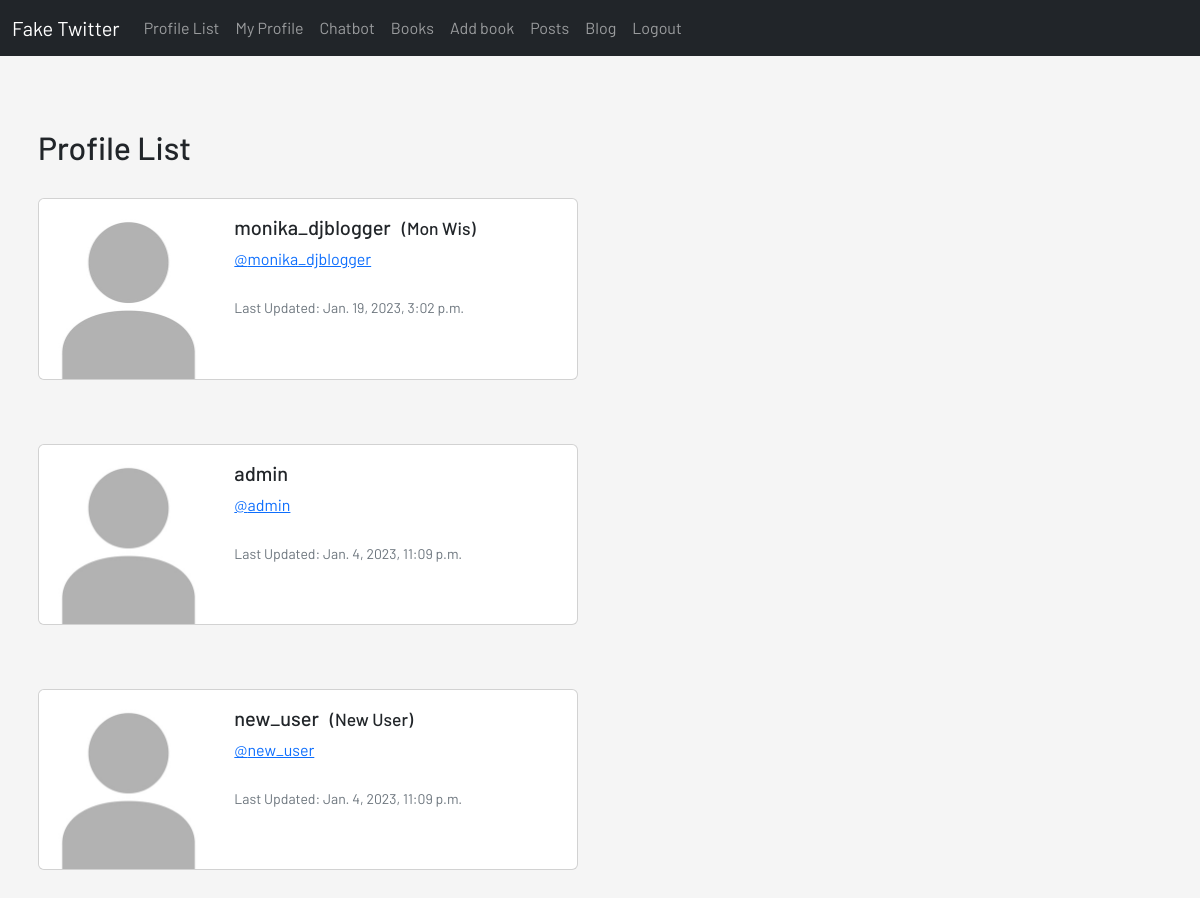
The page /profile-list/ (signed in) on the database as committed earlier.
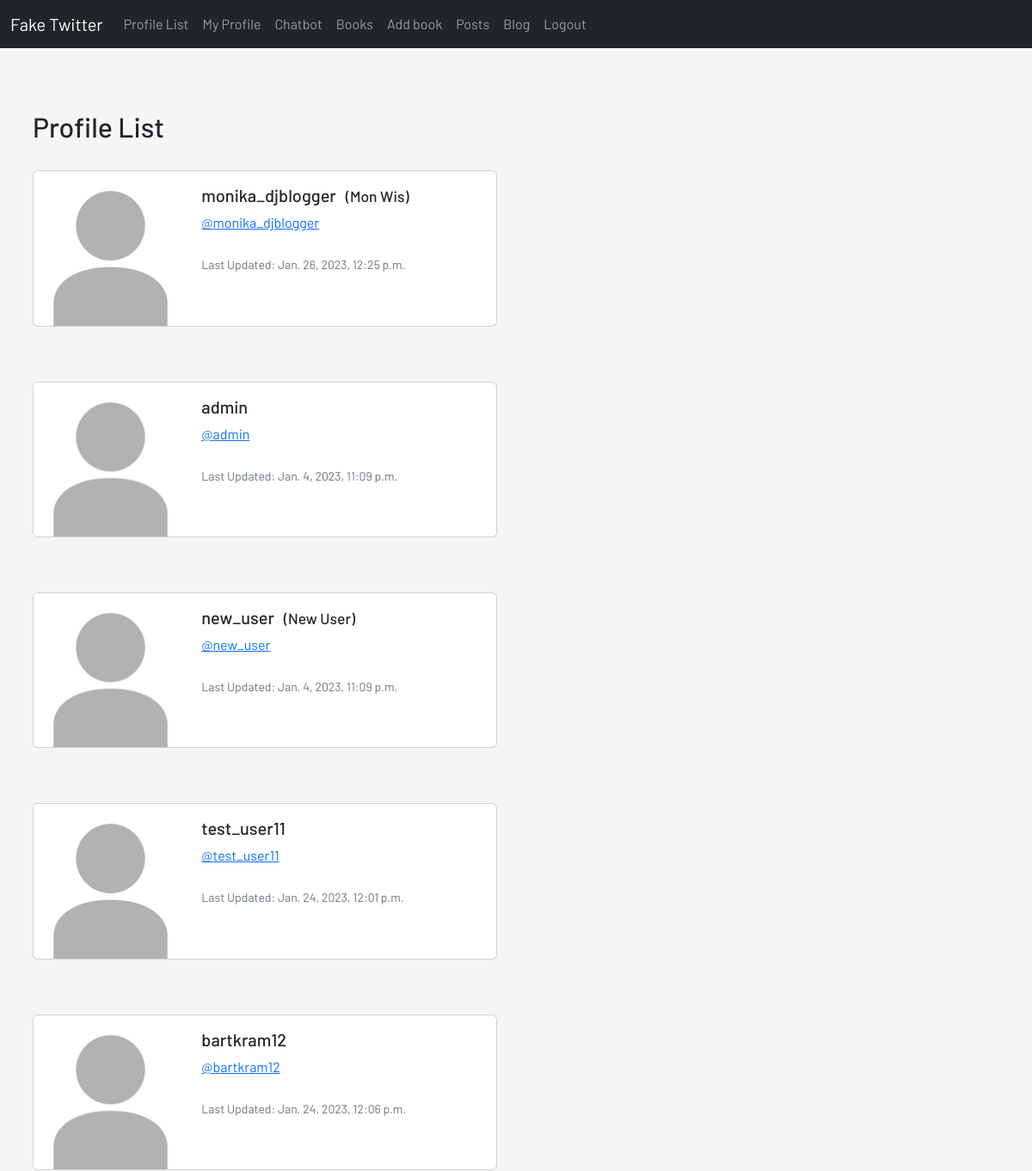
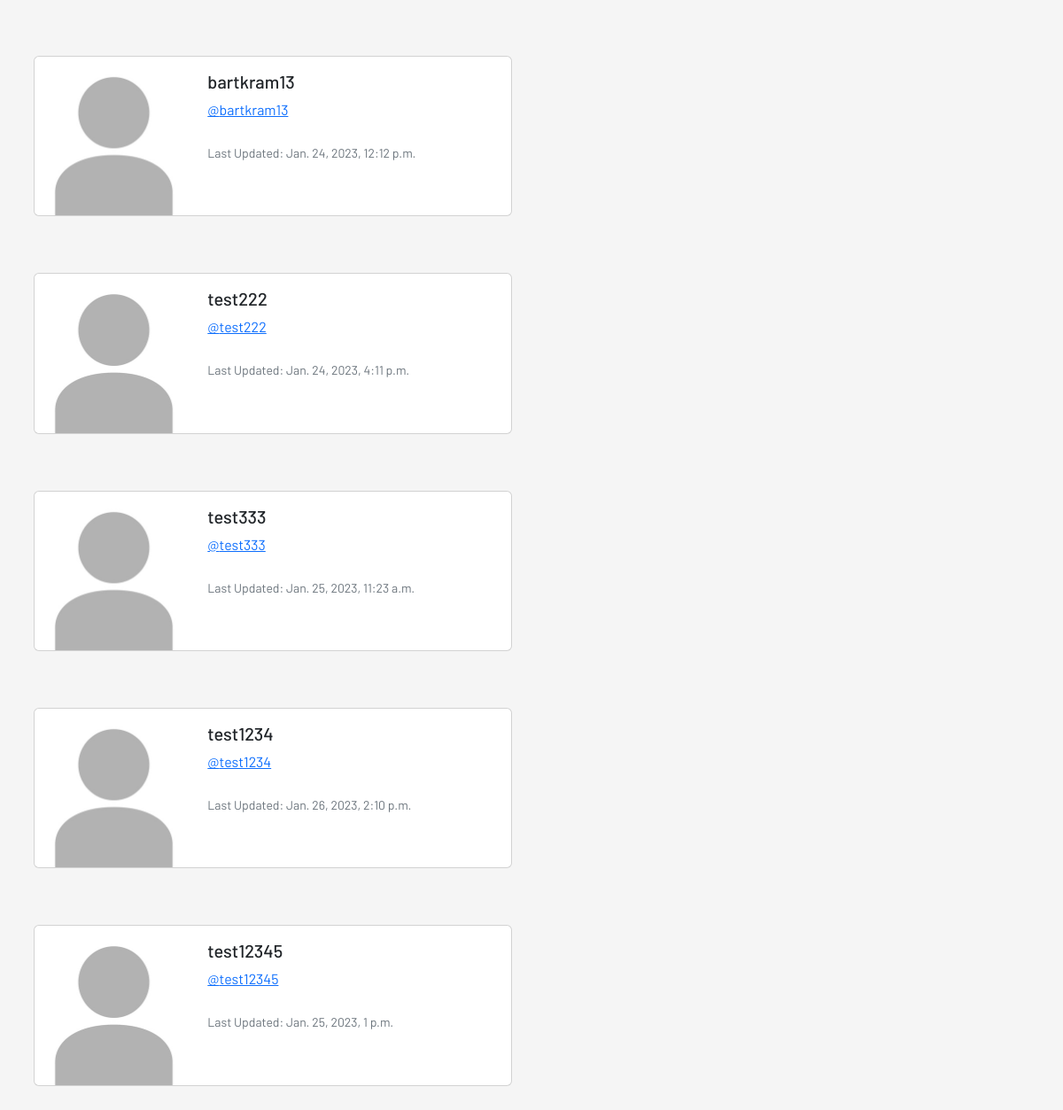
The same page on the database as committed later (2 pictures, top to bottom).
### main/models.py (models this page shows, shortened)
class Profile(models.Model):
    user = models.OneToOneField(User, on_delete=models.CASCADE)
    follows = models.ManyToManyField('self', related_name='followed_by', symmetrical=False, blank=True)
    date_modified = models.DateTimeField(User, auto_now=True)

### main/views.py (the view)
# urls.py: path('profile-list/', views.profile_list, name='profile_list'),
def profile_list(request):
    if request.user.is_authenticated:
        profiles = Profile.objects.all()
        return render(request, 'main/profile_list.html', {'profiles': profiles})
    else:
        messages.info(request, 'You Must Be Logged In To View This Page...')
        return redirect('main:home')

### main/templates/main/profile_list.html (shortened to what this page needs)
{% extends 'base.html' %}
{% load static %}
{% block template %}
    {% include 'navbar-twitter.html' %}<br/>
    <div class="border-bottom border-1 border-dark">
        <div class="container py-5 px-2">
            <h2>Profile List</h2><br/>
            {% if profiles %}
                {% for profile in profiles %}
                    <div class="card mb-3" style="max-width: 540px;">
                        <div class="row g-0">
                            <div class="col-md-4">
                                <img src="{% static 'images/default_profile_img.jpg' %}" class="img-fluid rounded-start" alt="profile-img"></div>
                            <div class="col-md-8">
                                <div class="card-body">
                                    <h5 class="card-title">{{ profile.user.username }}
                                        {% if profile.user.first_name and profile.user.last_name %}
                                            <small>&nbsp;&nbsp;({{ profile.user.first_name|capfirst }} {{ profile.user.last_name|capfirst }})</small><br/>
                                        {% endif %}
                                    </h5>
                                    <a href="{% url 'main:profile' profile.user.id %}" class="card-text">@{{ profile.user.username|lower }}</a>
                                    <br/><br/>
                                    <p class="card-text"><small class="text-muted">Last Updated: {{ profile.date_modified }}</small></p>
                                </div>
                            </div>
                        </div>
                    </div>
                    <br/><br/>
                {% endfor %}
            {% endif %}
        </div>
    </div>
{% endblock %}

### templates/base.html (shortened to what this page needs)
{% load static %}
{% load tag_cloud %}
<!DOCTYPE html>
<html lang="en">
<head>
    <link href="https://cdn.jsdelivr.net/npm/bootstrap@5.2.3/dist/css/bootstrap.min.css" rel="stylesheet"
>
    <link href="{% static "css/main.css" %}" rel="stylesheet">
</head>
<body>
{% block template %}{% endblock %}
</body>
</html>

### templates/navbar-twitter.html (shortened to what this page needs)
<nav class="navbar navbar-expand-lg navbar-dark bg-dark">
  <div class="container-fluid">
    <a class="navbar-brand" href="{% url 'main:home' %}">Fake Twitter</a>
    <div class="collapse navbar-collapse" id="navbarSupportedContent">
      <ul class="navbar-nav me-auto mb-2 mb-lg-0">
          <li class="nav-item">
              <a class="nav-link" href="{% url 'main:profile_list' %}">Profile List</a>
          </li>
          {% if user.is_authenticated %}
          <li class="nav-item">
              <a class="nav-link" href="{% url 'main:profile' request.user.id %}">My Profile</a>
          </li>
          <li class="nav-item">
              <a class="nav-link" href="{% url 'main:chat' %}">Chatbot</a>
          </li>
          {% endif %}
          <li class="nav-item">
              <a class="nav-link" href="{% url 'main:books' %}">Books</a>
          </li>
          <li class="nav-item">
              <a class="nav-link" href="{% url 'main:add_book' %}">Add book</a>
          </li>
          <li class="nav-item">
              <a class="nav-link" href="{% url 'main:ex2' %}">Posts</a>
          </li>
          <li class="nav-item">
              <a class="nav-link" href="{% url 'home_page' %}">Blog</a>
          </li>
          {% if not user.is_authenticated %}
              <li class="nav-item">
                  <a class="nav-link" href="{% url 'main:signup' %}">Sign Up</a>
              </li>
              <li class="nav-item">
                  <a class="nav-link" href="{% url 'main:login' %}">Login</a>
              </li>
          {% else %}
              <li class="nav-item">
                  <a class="nav-link" href="{% url 'main:logout' %}">Logout</a>
              </li>
          {% endif %}
      </ul>
    </div>
  </div>
</nav>

### static/css/main.css (style rules this page uses)
body { background-color: whitesmoke; }
html, body { font-family: 'Barlow', sans-serif; }

Rows that differ between the two databases and show on the page:
changed Profile "monika_djblogger": date_modified "Jan. 19, 2023, 3:02 p.m." → "Jan. 26, 2023, 12:25 p.m."
added Profile: user.username "test_user11", date_modified "Jan. 24, 2023, 12:01 p.m."
added Profile: user.username "bartkram12", date_modified "Jan. 24, 2023, 12:06 p.m."
added Profile: user.username "bartkram13", date_modified "Jan. 24, 2023, 12:12 p.m."
added Profile: user.username "test222", date_modified "Jan. 24, 2023, 4:11 p.m."
added Profile: user.username "test333", date_modified "Jan. 25, 2023, 11:23 a.m."
added Profile: user.username "test1234", date_modified "Jan. 26, 2023, 2:10 p.m."
added Profile: user.username "test12345", date_modified "Jan. 25, 2023, 1 p.m."
